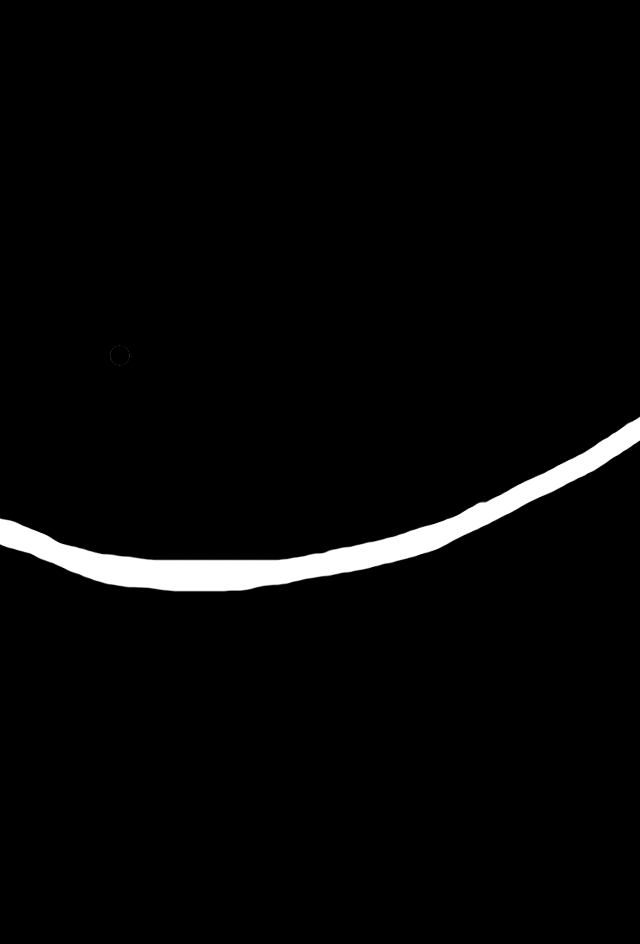
#> input picture data/labeled_images/1/Pigment/2.png, 640 x 944 px, found by its file name
$ python preprocessing.py
#> lines starting #> are read from the running program, lines starting #| are printed output that depends on the picture
from PIL import Image
import matplotlib.pyplot as plt
import os

SIZE = (256, 256)


def resize_image(src: str, dest: str):
#> called with dest = '../../data/labeled_images/6/Resize/1.png'
    image = Image.open(src)
#> image is the input picture: PIL image 640x944 RGBA; mean R, G, B, A 7, 7, 7, 255
    image = image.crop((0, 200, 640, 840))
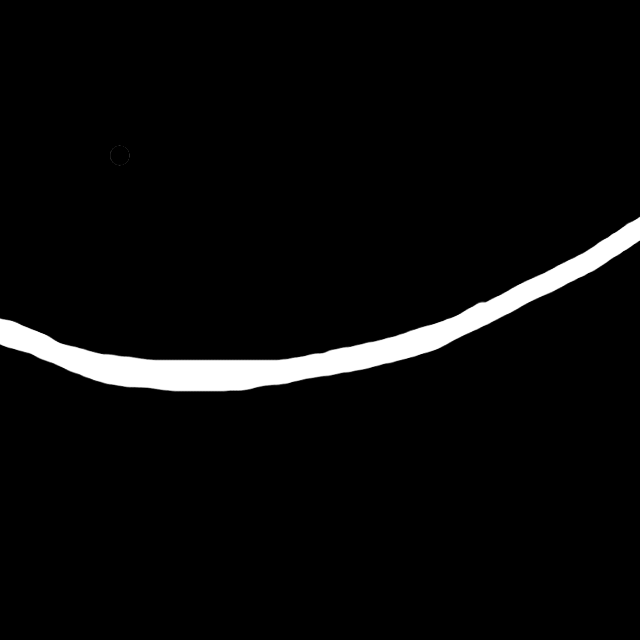
#> image: PIL image 640x640 RGBA; mean R, G, B, A 10.4, 10.4, 10.4, 255; transparent parts drawn white
    image = image.resize(SIZE)
#> image: PIL image 256x256 RGBA
    plt.imshow(image, cmap='gray')
    image.save(dest)


def preprocessing_images(src: str, dest: str):
    files = [src + n for n in os.listdir(src)]
    files = sorted(files, key=lambda file: int(file.split('/')[-1].split('.')[0]))
    for i, f in enumerate(files):
        resize_image(f, dest + str(i + 1) + '.png')


if __name__ == '__main__':
    preprocessing_images('../../data/labeled_images/6/Pigment/',
                         '../../data/labeled_images/6/Resize/')
